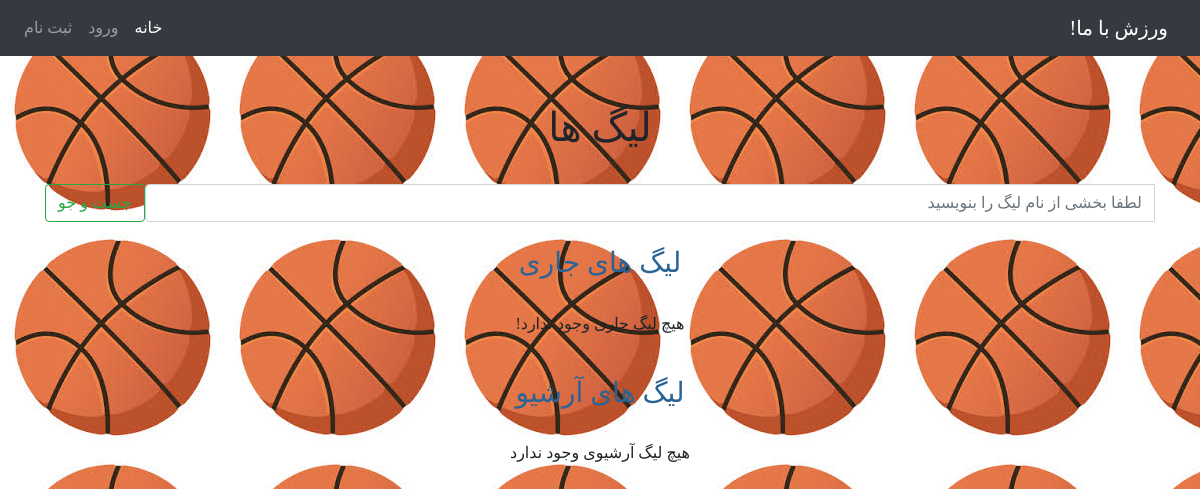
/basketball/leagues, run on an earlier commit of the app's database.
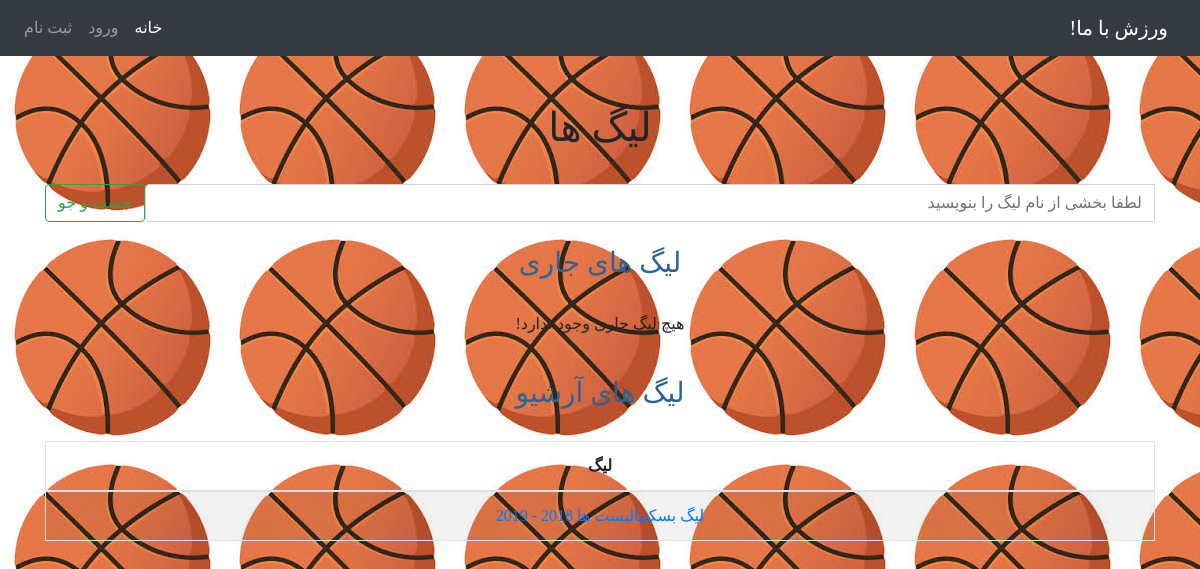
And on a later commit of the database.
### sport/models/basketball_models.py (models this page shows)
class BasketballLeague(League):
    pass

### sport/views/basketball_views.py (the view)
# urls.py: path('basketball/leagues', basketball_leagues, name='basketball_leagues'),
def basketball_leagues(request):
    current_year = timezone.now().year
    current_year = int(current_year)
    current_leagues = BasketballLeague.objects.filter(year__gte=current_year)
    archive_leagues = BasketballLeague.objects.filter(year__lt=current_year).order_by('-year')
    if request.POST:
        current_leagues = filter_leagues_by_text(current_leagues, request.POST["part_of_league"])
        archive_leagues = filter_leagues_by_text(archive_leagues, request.POST['part_of_league'])
    context = {
        'current_leagues': current_leagues,
        'archive_leagues': archive_leagues
    }
    return render(request, 'sport/basketball/basketball_leagues.html', context)

### sport/templates/sport/basketball/basketball_leagues.html (shortened to what this page needs)
{% extends 'base.html' %}
{% block content %}
    <head>
    </head>
    <body background="/sport/templates/sport/basketball/leagues_bg.jpg">
    <br><br>
    <h1>
        لیگ ها
    </h1>
    <br>
    <div class="container">
        <form action="{% url 'sport:basketball_leagues' %}" method="post">
            <div class="input-group">
                <input type="text" name="part_of_league" class="form-control"
                       placeholder="لطفا بخشی از نام لیگ را بنویسید">
                <div class="input-group-btn">
                    <button type="submit" class="btn btn-outline-success">جست و جو</button>
                </div>
            </div>
        </form>
    </div>
    <br>
    <div class="container">
        <h3>لیگ های جاری</h3><br>
        {% if current_leagues %}
            <table class="table table-bordered table-striped">
                <thead>
                <tr>
                    <th>لیگ</th>
                </tr>
                </thead>
                <tbody>
                {% for l in current_leagues %}
                    <tr>
                        <td>
                            <a href="{% url 'sport:league_detail_basketball' l.id %}">{{ l.name }}{{ l.year }}
                                - {{ l.year|add:1 }}</a>
                        </td>
                    </tr>
                {% endfor %}
                </tbody>
            </table>
        {% else %}
            <p>هیچ لیگ جاری وجود ندارد! </p>
        {% endif %}
    </div>
    <br>
    <div class="container">
        <h3>لیگ های آرشیو</h3><br>
        {% if archive_leagues %}
            <table class="table table-bordered table-striped">
                <thead>
                <tr>
                    <th>لیگ</th>
                </tr>
                </thead>
                <tbody>
                {% for l in archive_leagues %}
                    <tr>
                        <td>
                            <a href="{% url 'sport:league_detail_basketball' l.id %}">{{ l.name }} {{ l.year }}
                                - {{ l.year|add:1 }}</a>
                        </td>
                    </tr>
                {% endfor %}
                </tbody>
            </table>
        {% else %}
            <p>هیچ لیگ آرشیوی وجود ندارد</p>
        {% endif %}
    </div>
    </body>
{% endblock %}

### sport/templates/base.html (shortened to what this page needs)
<!doctype html>
<html lang="en" dir="rtl">
<head>
    <link rel="stylesheet" href="https://stackpath.bootstrapcdn.com/bootstrap/4.1.3/css/bootstrap.min.css"
>
        {% load static %}
</head>
<body>
<nav class="navbar navbar-expand-lg navbar-dark bg-dark">
    <a class="navbar-brand" href="/">ورزش با ما!</a>
    <div class="collapse navbar-collapse" id="navbarSupportedContent">
        <ul class="navbar-nav mr-auto">
            <li class="nav-item active">
                <a class="nav-link" href="/">خانه<span class="sr-only">(current)</span></a>
            </li>
            {% if not user.is_authenticated %}
                <li class="nav-item">
                    <a class="nav-link" href="{% url 'sport:login' %}">ورود</a>
                </li>
                <li class="nav-item">
                    <a class="nav-link" href="{% url 'sport:signup' %}">ثبت نام</a>
                </li>
            {% endif %}
        </ul>
    </div>
</nav>
{% block content %}
{% endblock %}
</body>
</html>

### sport/templates/sport/basketball/basketball_leagues.html (style rules this page uses)
h3 { color: #2a6496; }

What changed in the data, as far as the page shows it:
added BasketballLeague: name "لیگ بسکتبالیست ها", year|add "2019"
Also different on the page:
text no longer shown: "هیچ لیگ آرشیوی وجود ندارد"
text now shown: "لیگ"
